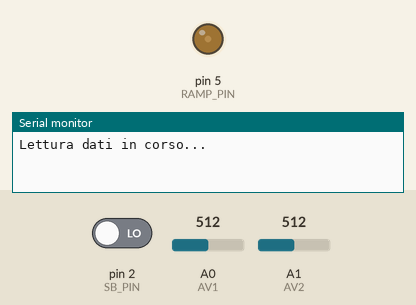
Bench run of a sketch on a simulated Arduino Uno, built with avr-gcc and run on an emulated ATmega328P. Shown: output pins drawn as LEDs (lit = HIGH), the last lines printed to the serial monitor. The test bench sets the inputs (shaded band); at power-on: pin 2 (SB_PIN) LOW, A0 (AV1) = 512, A1 (AV2) = 512.

Above: at 4.86 s.
At 15.18 s:
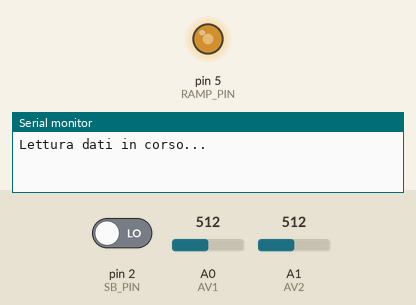
At 25.6 s:
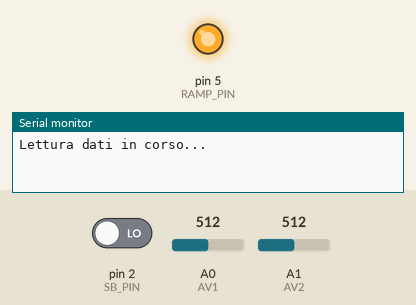
At 30.6 s:
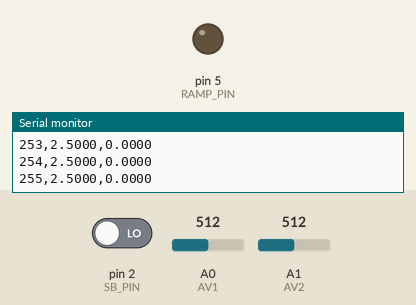
Timing chart, 0 to 32.1 s (numbered marks = the images above):
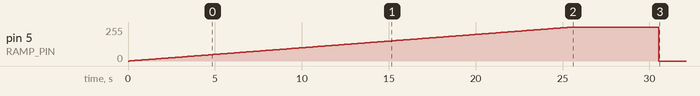

Measured:
- by itself, pin 5 (RAMP_PIN): rises from 0/255 to 255/255 in 25.5 s, then falls to 0/255 in 5.0 s

The sketch:

esa-05.ino
```cpp
/*
 * ESA #5 - V-I Characteristic Curve of a LED
 */

// test

#define STEPS 256     // 8 bit

const unsigned int RAMP_PIN = 5;  // pwm per generare la rampa
const unsigned int SB_PIN = 2;    // stand by pin
const unsigned int AV1 = A0;
const unsigned int AV2 = A1;

unsigned int i = 0;   // conta gli step durante la salita della rampa
int v1[STEPS];        // array valori V1
int v2[STEPS];        // array valori V2
int rd = 100;         // resistenza Rd
bool waiting = false; // Arduino nello stato di attesa

void setup() {
  Serial.begin(9600);
  pinMode(RAMP_PIN, OUTPUT);
  pinMode(SB_PIN, INPUT);
}

void loop() {
  Serial.println("Lettura dati in corso...");
  for (i = 0; i<STEPS; i++) {
    analogWrite(RAMP_PIN, i);   // incrementa il duty cycle di uno step
    v1[i] = analogRead(AV1);
    v2[i] = analogRead(AV2);
    delay(100);
  }

  Serial.println("n,V,A");
  for (i = 0; i<STEPS; i++) {
    Serial.print(i);
    Serial.print(",");
    Serial.print(v2[i]/1024.0*5.0, 4);
    Serial.print(",");
    Serial.println((5.0/1.024)*(v1[i]-v2[i])/rd, 4);
  }

  analogWrite(RAMP_PIN, 0); // spegne il led

  Serial.println("Tieni premuto il bottone per riavviare.");
  waiting = true;
  while(waiting) {
    delay(1000);
    waiting = digitalRead(SB_PIN) == LOW;
  }
}
```
